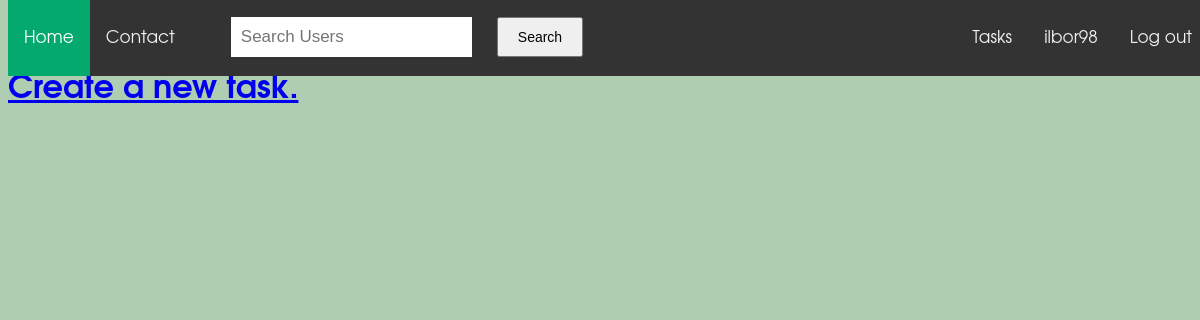
Before: /tasks/ilbor98/ (signed in) with the older database file.
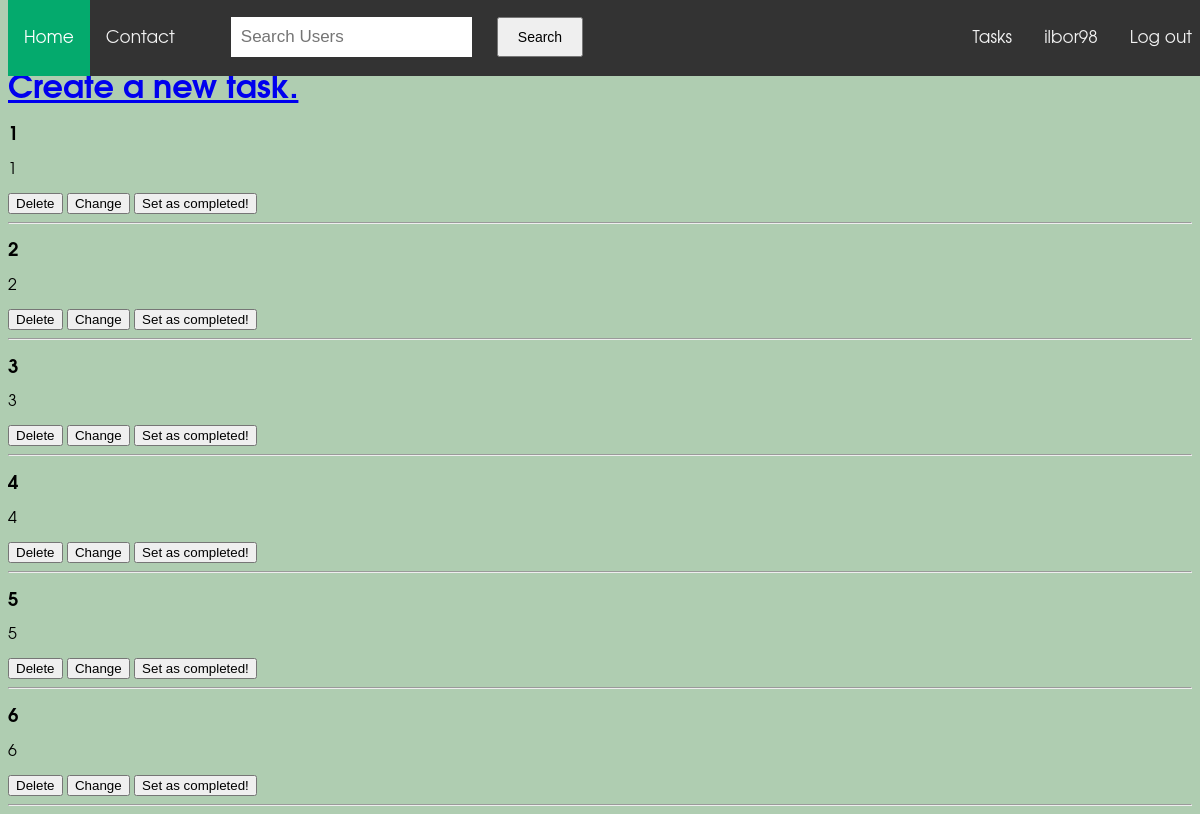
After: the same page with the newer database file.
### to_do_application/models.py (models this page shows, shortened)
class Task(models.Model):
    is_completed = models.BooleanField(default=False)
    is_public = models.BooleanField(default=True)
    title = models.CharField(max_length=60, default="")
    description = models.CharField(max_length=250, default="")
    user = models.ForeignKey(UserModel, on_delete=models.CASCADE, null=True)

### to_do_application/views.py (the view)
# urls.py: path('tasks/<str:user_name>/', views.get_user_tasks_page, name='tasks'),  # \/
@login_required
def get_user_tasks_page(request, user_name: str = None, task_id: int = None):
    if task_id is not None:
        task = Task.objects.get(id=task_id)
        username = task.user.username
        task.delete()
        return HttpResponseRedirect(reverse('tasks', args=[username]))
    else:
        user = UserModel.objects.get(username=user_name)
    return render(request, 'to_do_application/tasks.html', context={
        'user': user,
    })

### to_do_application/templates/to_do_application/tasks.html (shortened to what this page needs)
{% extends 'base.html' %}
{% load static %}
{% block content %}
    {% include 'to_do_application/includes/nav_bar.html' %}
    {% if user.is_authenticated %}
        <br>
        <br>
        <br>
        <h1><a href="{% url 'create_new_task' user_name=user.username %}">Create a new task.</a></h1>
        {% for task in user.task_set.all %}
                {% if not task.is_completed %}
                    <h3>{{ task.title }}</h3>
                    <p>{{ task.description }}</p>
                    <form method="get">
                        <button formaction="{% url 'tasks' task_id=task.id %}">Delete</button>
                        <button formaction="{% url 'change_task' task_id=task.id user_name=user.username %}">Change</button>
                        <button formaction="{% url 'completed_task' task_id=task.id user_name=user.username %}">Set as completed!</button>
                    </form>
                    <hr>
                {% endif %}
        {% endfor %}
    {% else %}
        <br>
        <br>
        <br>
    <h1>You are not authenticated, sorry.</h1>
    <h2><a href="{% url 'registration' %}">Register</a> / <a href="{% url 'authorisation' %}">Login</a></h2>
    {% endif %}
{% endblock %}

### templates/base.html (shortened to what this page needs)
<!DOCTYPE html>
<html lang="en">
{% load static %}
<head>
    <link rel="stylesheet" href="{% static 'css/base.css' %}">
    {% block links %} {% endblock %}
</head>
<body>
  {% block content %} {% endblock %}
</body>
</html>

### to_do_application/templates/to_do_application/includes/nav_bar.html (shortened to what this page needs)
{% extends 'base.html' %}
{% load static %}
{% block links %}
    <link rel="stylesheet" href="{% static 'to_do_application/css/nav_bar.css' %}">
    <link rel="stylesheet" href="{% static 'to_do_application/css/search_people.css' %}">
{% endblock %}
{% block content %}
<div class="topnav">
    <a class="active" href="{% url 'main_page' %}">Home</a>
    <a href="{% url 'about_us' %}">Contact</a>
    <form method="post" action="{% url 'search_users' %}">
        <input type="search" placeholder="Search Users" aria-label="Search" name="search-users">
        <button type="submit" class="search_button">Search</button>
    </form>
  <div>
      {% if request.user.is_authenticated %}
          <a href="{% url 'tasks' user_name=user.username %}">Tasks</a>
          <a href="{% url 'user_profile' user_name=user.username %}">{{ user.username }}</a>
          <a href="{% url 'logout' %}">Log out</a>
      {% else %}
          <a href="{% url 'registration' %}">Register</a>
          <a href="{% url 'authorisation' %}">Login</a>
      {% endif %}
  </div>
</div>
{% endblock %}

### static/css/base.css (style rules this page uses)
body { background-color: #afcdb1; font-family: 'Avantgarde', 'TeX Gyre Adventor', 'URW Gothic L', sans-serif; }

### to_do_application/static/to_do_application/css/nav_bar.css (style rules this page uses)
.topnav input[type=search] { float: left; padding: 10px; margin-top: 17px; margin-left: 40px; margin-right: 25px; border: none; font-size: 17px; }
button.search_button { margin-top: 17px; float: left; display: block; color: black; text-align: center; padding: 10px 19px; text-decoration: none; font-size: 14px; }
.topnav { background-color: #333; overflow: hidden; position: fixed; top: 0; width: 100%; }
.topnav a { float: left; color: #f2f2f2; text-align: center; padding: 30px 16px; text-decoration: none; font-size: 17px; }
.topnav a.active { background-color: #04AA6D; color: white; }
div { float: right; }

Changed rows visible on the page:
added Task: title "1", description "1"
added Task: title "2", description "2"
added Task: title "3", description "3"
added Task: title "4", description "4"
added Task: title "5", description "5"
added Task: title "6", description "6"
